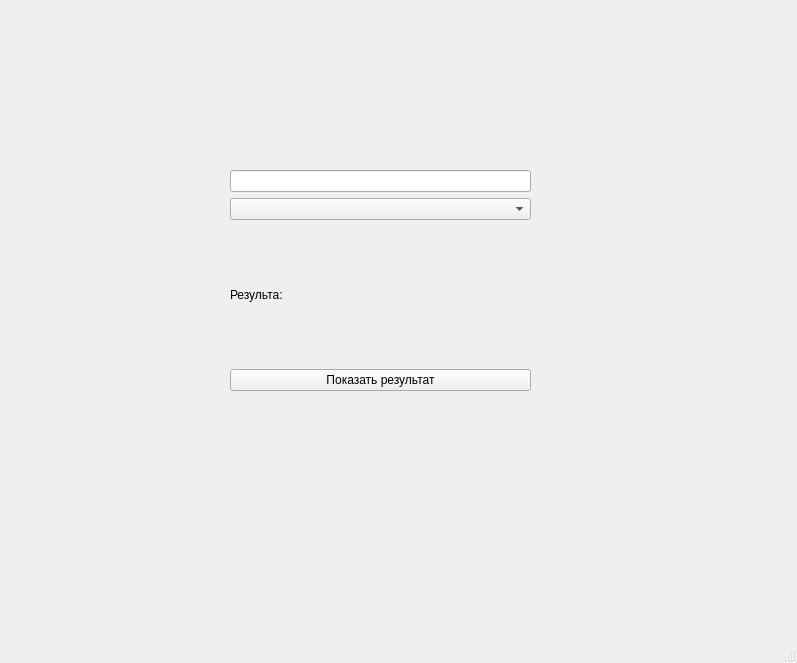
<?xml version="1.0" encoding="UTF-8"?>
<ui version="4.0">
 <class>MainWindow</class>
 <widget class="QMainWindow" name="MainWindow">
  <property name="geometry">
   <rect>
    <x>0</x>
    <y>0</y>
    <width>797</width>
    <height>663</height>
   </rect>
  </property>
  <property name="mouseTracking">
   <bool>false</bool>
  </property>
  <property name="windowTitle">
   <string>MainWindow</string>
  </property>
  <widget class="QWidget" name="centralwidget">
   <widget class="QWidget" name="verticalLayoutWidget">
    <property name="geometry">
     <rect>
      <x>230</x>
      <y>170</y>
      <width>301</width>
      <height>221</height>
     </rect>
    </property>
    <layout class="QVBoxLayout" name="verticalLayout">
     <item>
      <widget class="QLineEdit" name="sum_input"/>
     </item>
     <item>
      <widget class="QComboBox" name="currency_box"/>
     </item>
     <item>
      <widget class="QLabel" name="res_label">
       <property name="text">
        <string>Результа: </string>
       </property>
      </widget>
     </item>
     <item>
      <widget class="QPushButton" name="calc_btn">
       <property name="text">
        <string>Показать результат</string>
       </property>
      </widget>
     </item>
    </layout>
   </widget>
  </widget>
  <widget class="QMenuBar" name="menubar">
   <property name="geometry">
    <rect>
     <x>0</x>
     <y>0</y>
     <width>797</width>
     <height>21</height>
    </rect>
   </property>
  </widget>
  <widget class="QStatusBar" name="statusbar"/>
 </widget>
 <resources/>
 <connections/>
</ui>
